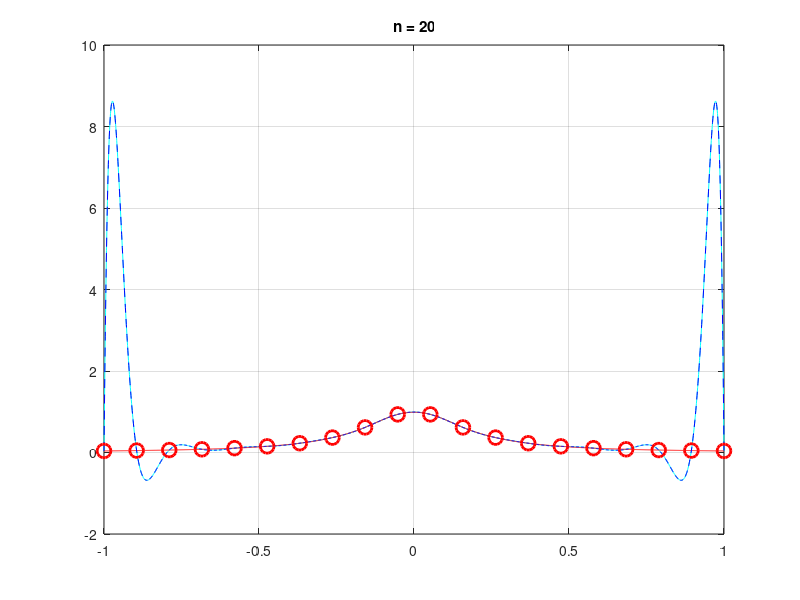

This chart was generated by the following MATLAB code:
function sth=Q2()

%{
    Rx is the Runge function
    function spline3 is the Spline interpolation function in second-order boundary condition
    function lpline is the Lagrange polynomial interpolation
    function pline is the Polynomial interpolation
    function npline4 is the Newton polynomial interpolation
%}


    format long;

    n = 20;

    Rx = @(x) 1./(1+25*x.^2);
    x = linspace(-1, 1, n);
    y = Rx(x);
   
    x_val = -1.0:0.001:1.0;
    S_val = spline3(x, y, 0, 0, x_val);
    L_val = lpline(x, y, x_val);
    P_val = pline(x, y, x_val);

    fg = figure(1);

    plot(x_val, P_val, 'c', x_val, S_val, 'r', ...
        x_val, L_val, 'b--', ...
        x, y, 'ro', 'MarkerSize', 10, 'LineWidth', 2);
    % axis([0, 1, 0, 1]);
    grid on;
    set(fg, 'Position', [0 0 1000 600]);
    title(['n = ' int2str(n)]);
    % xlabel('X');ylabel('Y');

    
    
    function S_val = spline3(x, y, f0, fn, x_val)
        format long;
        
        k = length(x);

        h = zeros(1, k-1);
        % tmp: primary difference quotient
        tmp = zeros(1, k-1);
        for i=1:(k-1)
            h(i) = (x(i+1)-x(i));
            tmp(i) = (y(i+1)-y(i))/h(i);
        end

        D = zeros(k, 1);
        for i=2:(k-1)
            D(i) = 6*(tmp(i)-tmp(i-1))/(h(i-1)+h(i));
        end
        D(1) = f0;
        D(k) = fn;

        miu = zeros(1, k-1);
        lmd = zeros(1, k-1);
        for i=1:(k-2)
            miu(i) = h(i)/(h(i)+h(i+1));
            lmd(i+1) = 1-miu(i);
        end

        T = diag(lmd, 1)+diag(miu, -1)+eye(k)*2;
        M = T\D;
        S_val = zeros(size(x_val));
        for i=1:(k-1)
            S_tmp = M(i)*(x(i+1)-x_val).^3/6/h(i)+M(i+1)*(x_val-x(i)).^3/6/h(i)...
                +(y(i)-M(i)*h(i)^2/6)*(x(i+1)-x_val)/h(i)+(y(i+1)-M(i+1)*h(i)^2/6)*(x_val-x(i))/h(i);
            if i==k-1
                S_val = S_val+S_tmp.*(x(i)<=x_val & x_val<=x(i+1));
            else
                S_val = S_val+S_tmp.*(x(i)<=x_val & x_val<x(i+1));
            end
        end
    end

    function L_val = lpline(x, y, x_val)
        k = length(x);
        d = length(x_val);
        
        x = x(:);
        y = y(:);
        x_val = x_val(:);
         
        a = ones(1, k-1);
        b = ones(d, 1);
        
        L_val = 0;
        for i=1:k
            x_tmp = x([1:i-1 i+1:k]);
            L_val = L_val+y(i)*prod((x_val*a-b*x_tmp')./(b*(x(i)*a-x_tmp')), 2);
        end
    end

    function P_val = pline(x, y, x_val)
        v = vander(x);
        a = v\y(:);
        P_val = polyval(a, x_val);
    end

end





